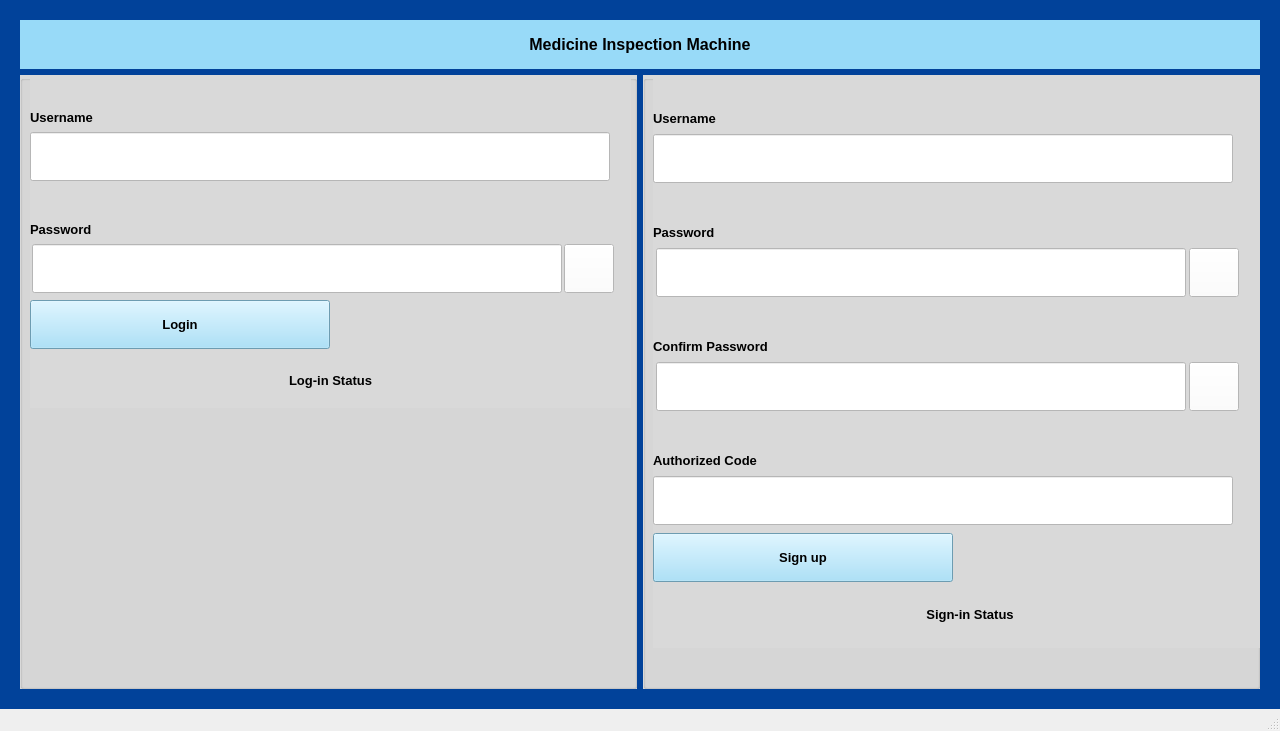
<?xml version="1.0" encoding="UTF-8"?>
<ui version="4.0">
 <class>MainWindow</class>
 <widget class="QMainWindow" name="MainWindow">
  <property name="geometry">
   <rect>
    <x>0</x>
    <y>0</y>
    <width>1280</width>
    <height>731</height>
   </rect>
  </property>
  <property name="minimumSize">
   <size>
    <width>1280</width>
    <height>731</height>
   </size>
  </property>
  <property name="maximumSize">
   <size>
    <width>1280</width>
    <height>731</height>
   </size>
  </property>
  <property name="windowTitle">
   <string>MainWindow</string>
  </property>
  <widget class="QWidget" name="centralwidget">
   <property name="styleSheet">
    <string notr="true">background-color: rgb(1, 66, 154);</string>
   </property>
   <layout class="QGridLayout" name="gridLayout">
    <property name="leftMargin">
     <number>20</number>
    </property>
    <property name="topMargin">
     <number>20</number>
    </property>
    <property name="rightMargin">
     <number>20</number>
    </property>
    <property name="bottomMargin">
     <number>20</number>
    </property>
    <item row="1" column="1">
     <widget class="QGroupBox" name="groupBox_2">
      <property name="styleSheet">
       <string notr="true">background-color: rgb(217, 217, 217);</string>
      </property>
      <property name="title">
       <string/>
      </property>
      <widget class="QWidget" name="verticalLayoutWidget_2">
       <property name="geometry">
        <rect>
         <x>10</x>
         <y>0</y>
         <width>634</width>
         <height>573</height>
        </rect>
       </property>
       <layout class="QVBoxLayout" name="verticalLayout_2">
        <item>
         <widget class="QLabel" name="label_6">
          <property name="minimumSize">
           <size>
            <width>300</width>
            <height>49</height>
           </size>
          </property>
          <property name="maximumSize">
           <size>
            <width>300</width>
            <height>49</height>
           </size>
          </property>
          <property name="font">
           <font>
            <pointsize>10</pointsize>
            <weight>75</weight>
            <bold>true</bold>
           </font>
          </property>
          <property name="text">
           <string>Username</string>
          </property>
          <property name="alignment">
           <set>Qt::AlignBottom|Qt::AlignLeading|Qt::AlignLeft</set>
          </property>
         </widget>
        </item>
        <item>
         <widget class="QLineEdit" name="Username_edit_signup">
          <property name="minimumSize">
           <size>
            <width>580</width>
            <height>49</height>
           </size>
          </property>
          <property name="maximumSize">
           <size>
            <width>580</width>
            <height>49</height>
           </size>
          </property>
          <property name="font">
           <font>
            <pointsize>10</pointsize>
           </font>
          </property>
          <property name="styleSheet">
           <string notr="true">background-color: rgb(255, 255, 255);</string>
          </property>
         </widget>
        </item>
        <item>
         <widget class="QLabel" name="label_7">
          <property name="minimumSize">
           <size>
            <width>300</width>
            <height>49</height>
           </size>
          </property>
          <property name="maximumSize">
           <size>
            <width>300</width>
            <height>49</height>
           </size>
          </property>
          <property name="font">
           <font>
            <pointsize>10</pointsize>
            <weight>75</weight>
            <bold>true</bold>
           </font>
          </property>
          <property name="text">
           <string>Password</string>
          </property>
          <property name="alignment">
           <set>Qt::AlignBottom|Qt::AlignLeading|Qt::AlignLeft</set>
          </property>
         </widget>
        </item>
        <item>
         <layout class="QHBoxLayout" name="horizontalLayout_2">
          <property name="spacing">
           <number>0</number>
          </property>
          <property name="sizeConstraint">
           <enum>QLayout::SetDefaultConstraint</enum>
          </property>
          <property name="rightMargin">
           <number>45</number>
          </property>
          <item>
           <widget class="QLineEdit" name="Password_edit_signup">
            <property name="minimumSize">
             <size>
              <width>530</width>
              <height>49</height>
             </size>
            </property>
            <property name="maximumSize">
             <size>
              <width>530</width>
              <height>49</height>
             </size>
            </property>
            <property name="font">
             <font>
              <pointsize>10</pointsize>
             </font>
            </property>
            <property name="styleSheet">
             <string notr="true">background-color: rgb(255, 255, 255);</string>
            </property>
           </widget>
          </item>
          <item>
           <widget class="QPushButton" name="ShowPassword_signin_btn">
            <property name="minimumSize">
             <size>
              <width>50</width>
              <height>49</height>
             </size>
            </property>
            <property name="maximumSize">
             <size>
              <width>50</width>
              <height>49</height>
             </size>
            </property>
            <property name="styleSheet">
             <string notr="true">background-color: rgb(255, 255, 255);</string>
            </property>
            <property name="text">
             <string/>
            </property>
            <property name="icon">
             <iconset>
              <normaloff>../../fugue-icons-3.5.6-src/icons/eye.png</normaloff>../../fugue-icons-3.5.6-src/icons/eye.png</iconset>
            </property>
           </widget>
          </item>
         </layout>
        </item>
        <item>
         <widget class="QLabel" name="label_8">
          <property name="minimumSize">
           <size>
            <width>300</width>
            <height>49</height>
           </size>
          </property>
          <property name="maximumSize">
           <size>
            <width>300</width>
            <height>49</height>
           </size>
          </property>
          <property name="font">
           <font>
            <pointsize>10</pointsize>
            <weight>75</weight>
            <bold>true</bold>
           </font>
          </property>
          <property name="text">
           <string>Confirm Password</string>
          </property>
          <property name="alignment">
           <set>Qt::AlignBottom|Qt::AlignLeading|Qt::AlignLeft</set>
          </property>
         </widget>
        </item>
        <item>
         <layout class="QHBoxLayout" name="horizontalLayout_3">
          <property name="spacing">
           <number>0</number>
          </property>
          <property name="rightMargin">
           <number>45</number>
          </property>
          <item>
           <widget class="QLineEdit" name="ConfirmPassword_edit_signup">
            <property name="minimumSize">
             <size>
              <width>530</width>
              <height>49</height>
             </size>
            </property>
            <property name="maximumSize">
             <size>
              <width>530</width>
              <height>49</height>
             </size>
            </property>
            <property name="font">
             <font>
              <pointsize>10</pointsize>
             </font>
            </property>
            <property name="styleSheet">
             <string notr="true">background-color: rgb(255, 255, 255);</string>
            </property>
           </widget>
          </item>
          <item>
           <widget class="QPushButton" name="ShowCFPassword_signin_btn">
            <property name="minimumSize">
             <size>
              <width>50</width>
              <height>49</height>
             </size>
            </property>
            <property name="maximumSize">
             <size>
              <width>50</width>
              <height>49</height>
             </size>
            </property>
            <property name="styleSheet">
             <string notr="true">background-color: rgb(255, 255, 255);</string>
            </property>
            <property name="text">
             <string/>
            </property>
            <property name="icon">
             <iconset>
              <normaloff>../../fugue-icons-3.5.6-src/icons/eye.png</normaloff>../../fugue-icons-3.5.6-src/icons/eye.png</iconset>
            </property>
           </widget>
          </item>
         </layout>
        </item>
        <item>
         <widget class="QLabel" name="label_9">
          <property name="minimumSize">
           <size>
            <width>300</width>
            <height>49</height>
           </size>
          </property>
          <property name="maximumSize">
           <size>
            <width>300</width>
            <height>49</height>
           </size>
          </property>
          <property name="font">
           <font>
            <pointsize>10</pointsize>
            <weight>75</weight>
            <bold>true</bold>
           </font>
          </property>
          <property name="text">
           <string>Authorized Code</string>
          </property>
          <property name="alignment">
           <set>Qt::AlignBottom|Qt::AlignLeading|Qt::AlignLeft</set>
          </property>
         </widget>
        </item>
        <item>
         <widget class="QLineEdit" name="Authorized_edit">
          <property name="minimumSize">
           <size>
            <width>0</width>
            <height>49</height>
           </size>
          </property>
          <property name="maximumSize">
           <size>
            <width>580</width>
            <height>49</height>
           </size>
          </property>
          <property name="font">
           <font>
            <pointsize>10</pointsize>
           </font>
          </property>
          <property name="styleSheet">
           <string notr="true">background-color: rgb(255, 255, 255);</string>
          </property>
         </widget>
        </item>
        <item>
         <widget class="QPushButton" name="Signup_btn">
          <property name="minimumSize">
           <size>
            <width>300</width>
            <height>49</height>
           </size>
          </property>
          <property name="maximumSize">
           <size>
            <width>300</width>
            <height>49</height>
           </size>
          </property>
          <property name="font">
           <font>
            <pointsize>10</pointsize>
            <weight>75</weight>
            <bold>true</bold>
           </font>
          </property>
          <property name="styleSheet">
           <string notr="true">background-color: rgb(152, 218, 248);</string>
          </property>
          <property name="text">
           <string>Sign up</string>
          </property>
         </widget>
        </item>
        <item>
         <widget class="QLabel" name="Signin_status">
          <property name="minimumSize">
           <size>
            <width>0</width>
            <height>49</height>
           </size>
          </property>
          <property name="maximumSize">
           <size>
            <width>16777215</width>
            <height>49</height>
           </size>
          </property>
          <property name="font">
           <font>
            <pointsize>10</pointsize>
            <weight>75</weight>
            <bold>true</bold>
           </font>
          </property>
          <property name="text">
           <string>Sign-in Status</string>
          </property>
          <property name="alignment">
           <set>Qt::AlignCenter</set>
          </property>
         </widget>
        </item>
       </layout>
      </widget>
     </widget>
    </item>
    <item row="0" column="0" colspan="2">
     <widget class="QLabel" name="label">
      <property name="maximumSize">
       <size>
        <width>16777215</width>
        <height>49</height>
       </size>
      </property>
      <property name="font">
       <font>
        <pointsize>12</pointsize>
        <weight>75</weight>
        <bold>true</bold>
       </font>
      </property>
      <property name="toolTipDuration">
       <number>0</number>
      </property>
      <property name="styleSheet">
       <string notr="true">background-color: rgb(152, 218, 248);</string>
      </property>
      <property name="text">
       <string>Medicine Inspection Machine</string>
      </property>
      <property name="alignment">
       <set>Qt::AlignCenter</set>
      </property>
     </widget>
    </item>
    <item row="1" column="0">
     <widget class="QGroupBox" name="groupBox">
      <property name="styleSheet">
       <string notr="true">background-color: rgb(217, 217, 217);</string>
      </property>
      <property name="title">
       <string/>
      </property>
      <property name="alignment">
       <set>Qt::AlignLeading|Qt::AlignLeft|Qt::AlignVCenter</set>
      </property>
      <property name="flat">
       <bool>false</bool>
      </property>
      <widget class="QWidget" name="verticalLayoutWidget">
       <property name="geometry">
        <rect>
         <x>10</x>
         <y>0</y>
         <width>601</width>
         <height>333</height>
        </rect>
       </property>
       <layout class="QVBoxLayout" name="verticalLayout">
        <item>
         <widget class="QLabel" name="label_2">
          <property name="minimumSize">
           <size>
            <width>300</width>
            <height>49</height>
           </size>
          </property>
          <property name="maximumSize">
           <size>
            <width>300</width>
            <height>49</height>
           </size>
          </property>
          <property name="font">
           <font>
            <pointsize>10</pointsize>
            <weight>75</weight>
            <bold>true</bold>
           </font>
          </property>
          <property name="text">
           <string>Username</string>
          </property>
          <property name="alignment">
           <set>Qt::AlignBottom|Qt::AlignLeading|Qt::AlignLeft</set>
          </property>
         </widget>
        </item>
        <item>
         <widget class="QLineEdit" name="Username_edit_login">
          <property name="minimumSize">
           <size>
            <width>580</width>
            <height>49</height>
           </size>
          </property>
          <property name="maximumSize">
           <size>
            <width>580</width>
            <height>49</height>
           </size>
          </property>
          <property name="font">
           <font>
            <pointsize>10</pointsize>
           </font>
          </property>
          <property name="styleSheet">
           <string notr="true">background-color: rgb(255, 255, 255);</string>
          </property>
         </widget>
        </item>
        <item>
         <widget class="QLabel" name="label_4">
          <property name="minimumSize">
           <size>
            <width>300</width>
            <height>49</height>
           </size>
          </property>
          <property name="maximumSize">
           <size>
            <width>300</width>
            <height>49</height>
           </size>
          </property>
          <property name="font">
           <font>
            <pointsize>10</pointsize>
            <weight>75</weight>
            <bold>true</bold>
           </font>
          </property>
          <property name="text">
           <string>Password</string>
          </property>
          <property name="alignment">
           <set>Qt::AlignBottom|Qt::AlignLeading|Qt::AlignLeft</set>
          </property>
         </widget>
        </item>
        <item>
         <layout class="QHBoxLayout" name="horizontalLayout">
          <property name="spacing">
           <number>0</number>
          </property>
          <property name="rightMargin">
           <number>15</number>
          </property>
          <item>
           <widget class="QLineEdit" name="Password_edit_login">
            <property name="minimumSize">
             <size>
              <width>530</width>
              <height>49</height>
             </size>
            </property>
            <property name="maximumSize">
             <size>
              <width>530</width>
              <height>49</height>
             </size>
            </property>
            <property name="font">
             <font>
              <pointsize>10</pointsize>
             </font>
            </property>
            <property name="styleSheet">
             <string notr="true">background-color: rgb(255, 255, 255);</string>
            </property>
           </widget>
          </item>
          <item>
           <widget class="QPushButton" name="ShowPassword_btn">
            <property name="maximumSize">
             <size>
              <width>50</width>
              <height>49</height>
             </size>
            </property>
            <property name="styleSheet">
             <string notr="true">background-color: rgb(255, 255, 255);</string>
            </property>
            <property name="text">
             <string/>
            </property>
            <property name="icon">
             <iconset>
              <normaloff>../../fugue-icons-3.5.6-src/icons/eye.png</normaloff>../../fugue-icons-3.5.6-src/icons/eye.png</iconset>
            </property>
            <property name="iconSize">
             <size>
              <width>40</width>
              <height>40</height>
             </size>
            </property>
           </widget>
          </item>
         </layout>
        </item>
        <item>
         <widget class="QPushButton" name="Login_btn">
          <property name="minimumSize">
           <size>
            <width>300</width>
            <height>49</height>
           </size>
          </property>
          <property name="maximumSize">
           <size>
            <width>300</width>
            <height>49</height>
           </size>
          </property>
          <property name="font">
           <font>
            <pointsize>10</pointsize>
            <weight>75</weight>
            <bold>true</bold>
           </font>
          </property>
          <property name="styleSheet">
           <string notr="true">background-color: rgb(152, 218, 248);</string>
          </property>
          <property name="text">
           <string>Login</string>
          </property>
         </widget>
        </item>
        <item>
         <widget class="QLabel" name="Login_status">
          <property name="minimumSize">
           <size>
            <width>0</width>
            <height>49</height>
           </size>
          </property>
          <property name="maximumSize">
           <size>
            <width>16777215</width>
            <height>49</height>
           </size>
          </property>
          <property name="font">
           <font>
            <pointsize>10</pointsize>
            <weight>75</weight>
            <bold>true</bold>
           </font>
          </property>
          <property name="text">
           <string>Log-in Status</string>
          </property>
          <property name="alignment">
           <set>Qt::AlignCenter</set>
          </property>
         </widget>
        </item>
       </layout>
      </widget>
     </widget>
    </item>
   </layout>
  </widget>
  <widget class="QMenuBar" name="menubar">
   <property name="geometry">
    <rect>
     <x>0</x>
     <y>0</y>
     <width>1280</width>
     <height>26</height>
    </rect>
   </property>
  </widget>
  <widget class="QStatusBar" name="statusbar"/>
 </widget>
 <resources/>
 <connections/>
</ui>
